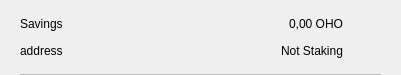
<?xml version="1.0" encoding="UTF-8"?>
<ui version="4.0">
 <class>CSRow</class>
 <widget class="QWidget" name="CSRow">
  <property name="geometry">
   <rect>
    <x>0</x>
    <y>0</y>
    <width>401</width>
    <height>75</height>
   </rect>
  </property>
  <property name="windowTitle">
   <string>Form</string>
  </property>
  <layout class="QVBoxLayout" name="verticalLayout">
   <property name="spacing">
    <number>0</number>
   </property>
   <property name="leftMargin">
    <number>20</number>
   </property>
   <property name="topMargin">
    <number>10</number>
   </property>
   <property name="rightMargin">
    <number>20</number>
   </property>
   <property name="bottomMargin">
    <number>0</number>
   </property>
   <item>
    <widget class="QWidget" name="info" native="true">
     <property name="minimumSize">
      <size>
       <width>0</width>
       <height>0</height>
      </size>
     </property>
     <layout class="QHBoxLayout" name="horizontalLayout_3">
      <property name="leftMargin">
       <number>0</number>
      </property>
      <property name="topMargin">
       <number>0</number>
      </property>
      <property name="rightMargin">
       <number>0</number>
      </property>
      <property name="bottomMargin">
       <number>10</number>
      </property>
      <item>
       <widget class="QWidget" name="container" native="true">
        <property name="minimumSize">
         <size>
          <width>0</width>
          <height>0</height>
         </size>
        </property>
        <layout class="QVBoxLayout" name="verticalLayout_2">
         <property name="spacing">
          <number>0</number>
         </property>
         <property name="leftMargin">
          <number>0</number>
         </property>
         <property name="topMargin">
          <number>0</number>
         </property>
         <property name="rightMargin">
          <number>0</number>
         </property>
         <property name="bottomMargin">
          <number>0</number>
         </property>
         <item>
          <layout class="QHBoxLayout" name="horizontalLayout">
           <item>
            <widget class="QLabel" name="labelName">
             <property name="text">
              <string>Savings</string>
             </property>
            </widget>
           </item>
           <item>
            <spacer name="horizontalSpacer">
             <property name="orientation">
              <enum>Qt::Horizontal</enum>
             </property>
             <property name="sizeHint" stdset="0">
              <size>
               <width>40</width>
               <height>20</height>
              </size>
             </property>
            </spacer>
           </item>
           <item>
            <widget class="QLabel" name="labelAmount">
             <property name="text">
              <string>0,00 OHO</string>
             </property>
            </widget>
           </item>
          </layout>
         </item>
         <item>
          <layout class="QHBoxLayout" name="horizontalLayout_2">
           <item>
            <widget class="QLabel" name="labelAddress">
             <property name="text">
              <string>address</string>
             </property>
            </widget>
           </item>
           <item>
            <spacer name="horizontalSpacer_2">
             <property name="orientation">
              <enum>Qt::Horizontal</enum>
             </property>
             <property name="sizeHint" stdset="0">
              <size>
               <width>40</width>
               <height>20</height>
              </size>
             </property>
            </spacer>
           </item>
           <item>
            <widget class="QLabel" name="labelStaking">
             <property name="text">
              <string>Not Staking</string>
             </property>
            </widget>
           </item>
          </layout>
         </item>
        </layout>
       </widget>
      </item>
      <item alignment="Qt::AlignHCenter|Qt::AlignVCenter">
       <widget class="QPushButton" name="pushButtonMenu">
        <property name="minimumSize">
         <size>
          <width>24</width>
          <height>24</height>
         </size>
        </property>
        <property name="maximumSize">
         <size>
          <width>32</width>
          <height>32</height>
         </size>
        </property>
        <property name="focusPolicy">
         <enum>Qt::NoFocus</enum>
        </property>
        <property name="styleSheet">
         <string notr="true">border:none; background-color:transparent;</string>
        </property>
        <property name="text">
         <string/>
        </property>
        <property name="icon">
         <iconset>
          <normaloff>://ic-menu-hover</normaloff>://ic-menu-hover</iconset>
        </property>
        <property name="iconSize">
         <size>
          <width>24</width>
          <height>24</height>
         </size>
        </property>
       </widget>
      </item>
     </layout>
    </widget>
   </item>
   <item>
    <widget class="QLabel" name="lblDivisory">
     <property name="minimumSize">
      <size>
       <width>0</width>
       <height>1</height>
      </size>
     </property>
     <property name="maximumSize">
      <size>
       <width>16777215</width>
       <height>1</height>
      </size>
     </property>
     <property name="styleSheet">
      <string notr="true">background-color:#bababa;</string>
     </property>
     <property name="text">
      <string/>
     </property>
     <property name="alignment">
      <set>Qt::AlignBottom|Qt::AlignLeading|Qt::AlignLeft</set>
     </property>
    </widget>
   </item>
  </layout>
 </widget>
 <resources/>
 <connections/>
</ui>
